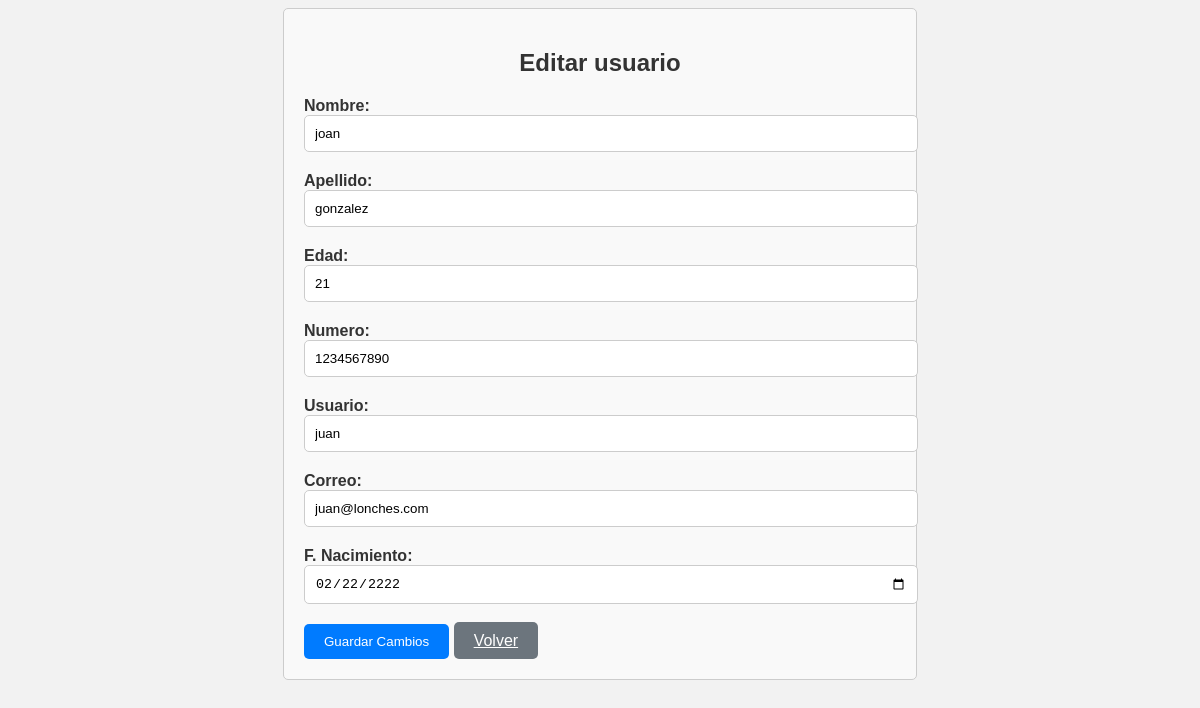
Page /update.php?id=35 on the committed database.
### tables this page shows
CREATE TABLE `clientes` (
  `id` int(11) NOT NULL,
  `nombre` varchar(50) NOT NULL,
  `apellido` varchar(50) NOT NULL,
  `edad` int(11) NOT NULL,
  `numero` bigint(20) NOT NULL,
  `usuario` varchar(50) NOT NULL,
  `pass` varchar(50) NOT NULL,
  `correo` varchar(100) NOT NULL,
  `F_nacimiento` date NOT NULL
);

### update.php (the view, shortened to what this page needs)
<?php
$conexion = conexion();
if ($_SERVER["REQUEST_METHOD"] == "POST") {
    $id = $_POST["id"];
    $nombre = $_POST['nombre'];
    $apellido = $_POST['apellido'];
    $edad = $_POST['edad'];
    $numero = $_POST['numero'];
    $usuario = $_POST['usuario'];
    $correo = $_POST['correo'];
    $F_nacimiento = $_POST['F_nacimiento'];
    $query_antiguo = "SELECT * FROM clientes WHERE id='$id'";
    $result_antiguo = mysqli_query($conexion, $query_antiguo);
    $fila_antigua = mysqli_fetch_assoc($result_antiguo);
    $query = "UPDATE clientes SET nombre='$nombre', apellido='$apellido', edad='$edad', numero='$numero', usuario='$usuario', pass='$pass', correo='$correo', F_nacimiento='$F_nacimiento' WHERE id='$id'";
    $result = mysqli_query($conexion, $query);
    if ($result) {
        $detalles = "Se ha actualizado el usuario con ID: $id";
        foreach ($fila_antigua as $campo => $valor_antiguo) {
            $valor_nuevo = $$campo;
            if ($valor_antiguo != $valor_nuevo) {
                $detalles .= ", En el campo '$campo', Se cambio el valor: '$valor_antiguo' por '$valor_nuevo'";
            }
        }
        $accion = "Actualizacion de usuario";
        $ip = $_SERVER['REMOTE_ADDR'];
        insertar_registro_evento($accion, $detalles, $ip);
        header("Location: usuarios.php");
        exit();
    } else {
        echo "Error al editar el usuario: " . mysqli_error($conexion);
    }
} elseif (isset($_GET["id"])) {
    $id = $_GET["id"];
    $query = "SELECT * FROM clientes WHERE id='$id'";
    $result = mysqli_query($conexion, $query);
    if ($result && mysqli_num_rows($result) == 1) {
        $fila = mysqli_fetch_assoc($result);
        $nombre = $fila["nombre"];
        $apellido = $fila["apellido"];
        $edad = $fila["edad"];
        $numero = $fila["numero"];
        $usuario = $fila["usuario"];
        $correo = $fila["correo"];
        $F_nacimiento = $fila["F_nacimiento"];
    } else {
        echo "Error al obtener datos del usuario: " . mysqli_error($conexion);
        exit();
    }
} else {
    header("Location: usuarios.php");
    exit();
}
?>
<!DOCTYPE html>
<html lang="es">
<head>
    <link rel="stylesheet" href="style/stUp.css">
</head>
<body>
    <div class="container">
        <h2>Editar usuario</h2>
        <form method="post" action="update.php">
            <div class="form-group">
                <label for="nombre">Nombre:</label>
                <input type="text" class="form-control" id="nombre" name="nombre" value="<?php echo $nombre; ?>" required>
            </div>
            <div class="form-group">
                <label for="apellido">Apellido:</label>
                <input type="text" class="form-control" id="apellido" name="apellido" value="<?php echo $apellido; ?>" required>
            </div>
            <div class="form-group">
                <label for="edad">Edad:</label>
                <input type="number" class="form-control" id="edad" name="edad" value="<?php echo $edad; ?>" required>
            </div>
            <div class="form-group">
                <label for="numero">Numero:</label>
                <input type="number" class="form-control" id="numero" name="numero" value="<?php echo $numero; ?>" required>
            </div>
            <div class="form-group">
                <label for="usuario">Usuario:</label>
                <input type="text" class="form-control" id="usuario" name="usuario" value="<?php echo $usuario; ?>" required>
            </div>
            <div class="form-group">
                <label for="correo">Correo:</label>
                <input type="email" class="form-control" id="correo" name="correo" value="<?php echo $correo; ?>" required>
            </div>
            <div class="form-group">
                <label for="F_nacimiento">F. Nacimiento:</label>
                <input type="date" class="form-control" id="F_nacimiento" name="F_nacimiento" value="<?php echo $F_nacimiento; ?>" required>
            </div>
            <div class="butt">
            <button type="submit" class="btn btn-primary" onclick='return confirmar()'>Guardar Cambios</button>
            <a href="usuarios.php" class="btn btn-secondary">Volver</a>
            </div>
        </form>
    </div>
</body>
</html>

### style/stUp.css (style rules this page uses)
body { font-family: Arial, sans-serif; background-color: #f2f2f2; color: #333; }
.container { width: 50%; margin: 0 auto; padding: 20px; border: 1px solid #ccc; border-radius: 5px; background-color: #f9f9f9; }
h2 { text-align: center; }
.form-group { margin-bottom: 20px; }
label { font-weight: bold; }
input[type="text"], input[type="number"], input[type="email"], input[type="date"], input[type="password"] { width: 100%; padding: 10px; border-radius: 5px; border: 1px solid #ccc; }
button[type="submit"], .btn-secondary { padding: 10px 20px; border: none; border-radius: 5px; background-color: #007bff; color: #fff; cursor: pointer; }
.btn-secondary { background-color: #6c757d; }
.butt { aling }

### rows in the picture
clientes: nombre "joan", apellido "gonzalez", edad "21", numero "1234567890", usuario "juan", correo "juan@lonches.com", F_nacimiento "02/22/2222"
